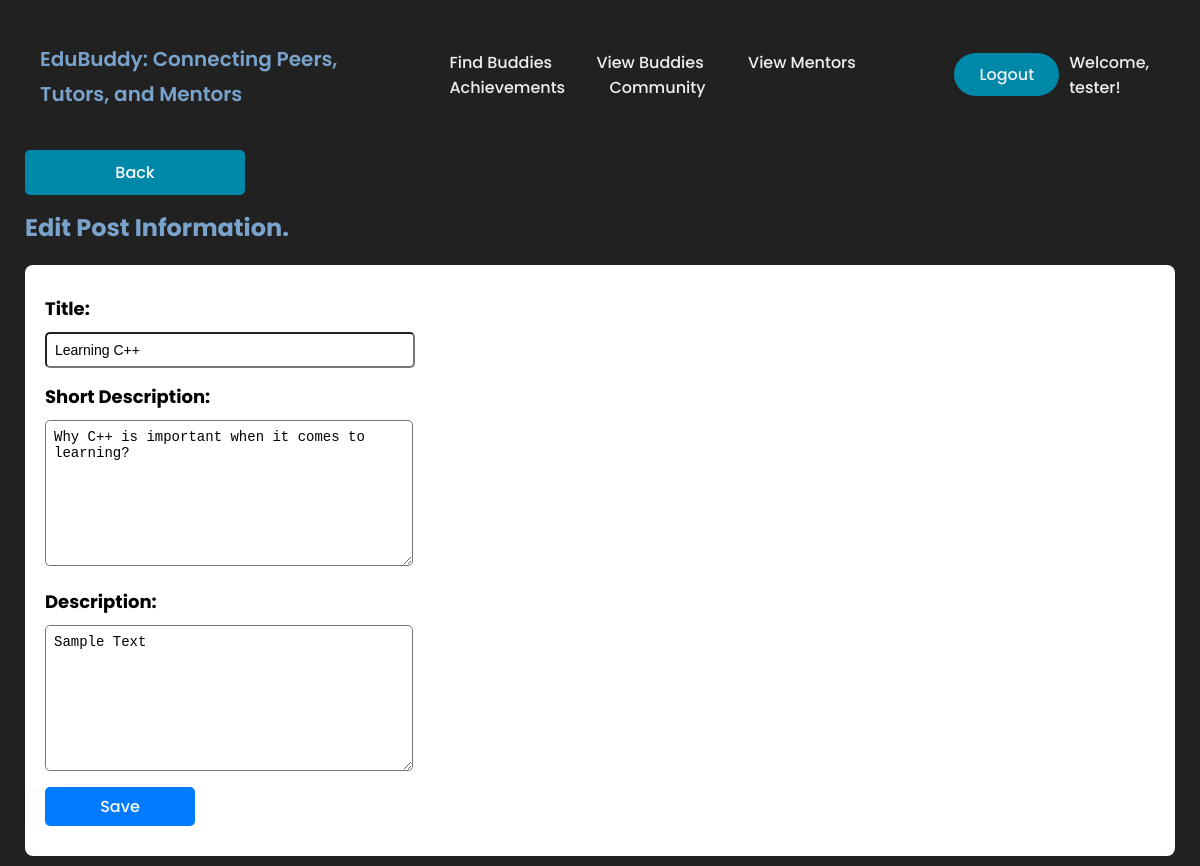
The page /community_edit.php?id=8 (signed in) on the database its author committed.
### tables this page shows
CREATE TABLE `posts` (
  `post_id` int(11) NOT NULL,
  `user_id` int(11) NOT NULL,
  `post_title` varchar(255) NOT NULL,
  `short_desc` text NOT NULL,
  `description` text NOT NULL,
  `created_at` datetime NOT NULL
);

### community_edit.php (the view, shortened to what this page needs)
<?php
require 'database.php';
if(isset($_GET['id'])){
    $id = $_GET['id'];
    $sql = "SELECT * FROM posts WHERE post_id = '$id'";
    $result = mysqli_query($conn, $sql);
    $rows = mysqli_fetch_assoc($result);
} else {
    header('Location: community.php');
    exit;
}
?>
<!DOCTYPE html>
<html lang="en">
<head>
</head>
<body>
    <?php include 'header.php'; ?>
    <div class="button-container">
        <a href="community.php" class="toggle-button">Back</a>
    </div>
    <h2 class="title-page">Edit Post Information.</h2>
    <form action="" method="POST" class="skills-form">
        <div>
            <label>Title:</label>
            <input type="text" name="topic" placeholder="Type your topic" class="extra-skills-placeholder" value="<?php echo htmlspecialchars(stripslashes($rows['post_title']), ENT_QUOTES, 'UTF-8'); ?>">
        </div>
        <div>
            <label>Short Description:</label>
            <textarea rows="8" type="text" name="short_desc" placeholder="Type your short description" class="extra-skills-placeholder"><?php echo htmlspecialchars(stripslashes($rows['short_desc']), ENT_QUOTES, 'UTF-8'); ?></textarea>
        </div>
        <div>
            <label>Description:</label>
            <textarea rows="8" type="text" name="desc" placeholder="Type your description" class="extra-skills-placeholder"><?php echo htmlspecialchars(stripslashes($rows['description']), ENT_QUOTES, 'UTF-8'); ?></textarea>
        </div>
        <button type="submit" class="extra-skills-button">Save</button>
    </form>
</body>
</html>

### community_edit.php (style rules this page uses)
body { font-family: "Poppins", sans-serif; background-color: #f4f4f4; margin: 20px; padding: 20px; }
.title-page { color: #7AA3CC; font-family: "Poppins", sans-serif; margin: 0 0 20px 25px; }
.skills-form { background: white; padding: 20px; border-radius: 8px; margin: 0 25px 10px 25px; }
label { margin: 10px 0 5px 0; display: block; font-weight: bold; font-size: 18px; }
input[type="checkbox"], input[type="text"] { margin-right: 10px; }
button { padding: 10px 20px; background-color: #007BFF; color: white; border: none; border-radius: 5px; cursor: pointer; }
.extra-skills-placeholder { width: 350px; padding: 8px 8px 8px 8px; margin: 5px 0 5px 0; border-radius: 5px; background: rgba(255, 255, 255, 0.2); color: var(--text); font-size: 14px; }
.extra-skills-button { width: 150px; padding: 7px; margin: 4px 0 10px 0; border-radius: 5px; color: white; font-size: 16px; cursor: pointer; transition: background-color 0.3s ease; }
.toggle-button { display: inline-block; width: 200px; padding: 10px; margin: 0 8px 0 0; background-color: rgba(0, 136, 169, 1); color: white; text-align: center; border-radius: 5px; text-decoration: none; font-size: 16px; transition: background-color 0.3s ease; }
.button-container { margin: 0 0 15px 25px; }

### header.php (style rules this page uses)
body { box-sizing: border-box; margin: 0; padding: 0; background-color: #212121; }
li, a, button { font-family: "Poppins", sans-serif; font-weight: 500; font-size: 16px; color: #edf0f1; text-decoration: none; }

### rows shown on the page
posts: topic "Learning C++", short_desc "Why C++ is important when it comes to learning?", desc "Sample Text"

### other values the page prints
$_SESSION['username'] "tester"
